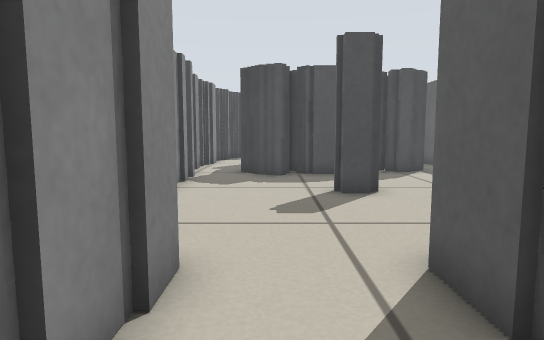
View 1 (above)

22 first-person views from a walk through a robot-simulator world made for Stage. The camera is 0.39 m above the floor, tilts 6° down and sees 75° across. Floor lines are 1 m apart. The floor is counted in squares, 0.25 m on a side. Each view is taken from the middle of a square. On the plan, view 1 faces up. The plan holds only what a view shows up to about 16 squares ahead; the rest is blank. The place goes on beyond the plan. The robots in the file are not drawn.

View 2
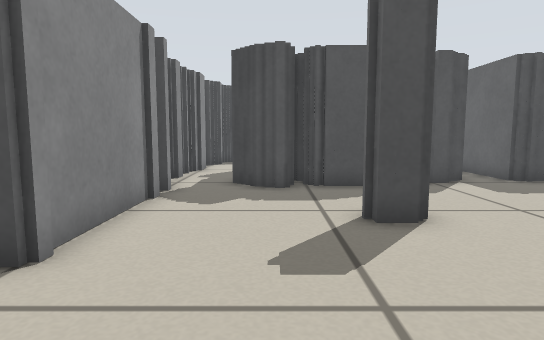

View 3
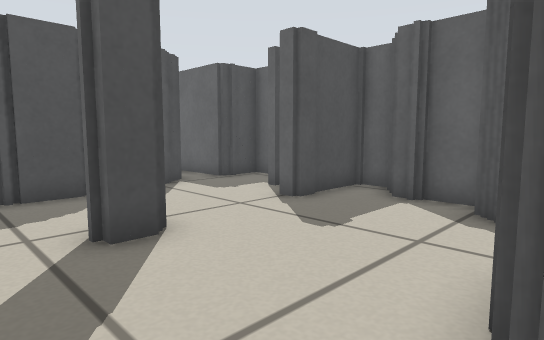

View 4
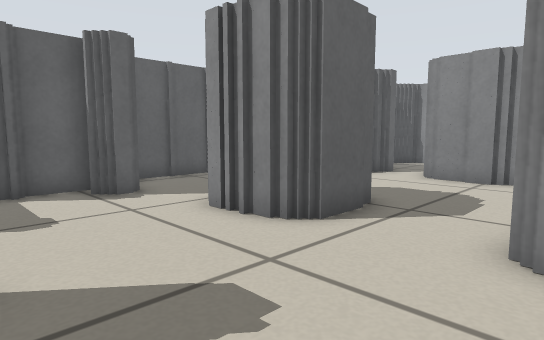

View 5
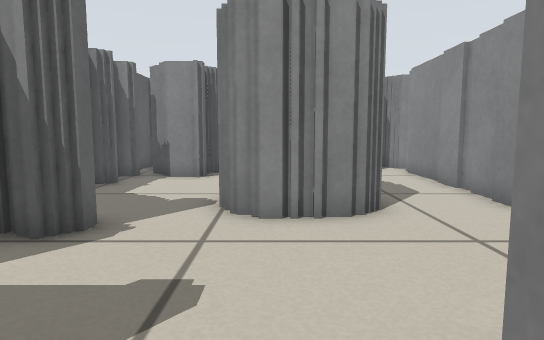

View 6
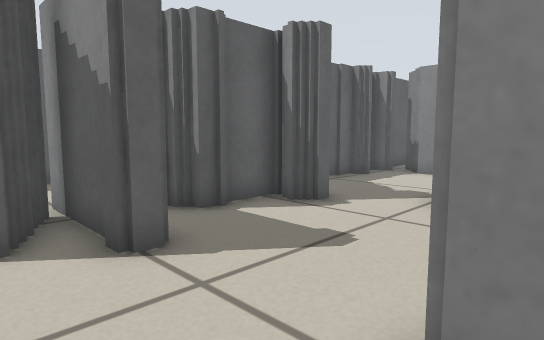

View 7
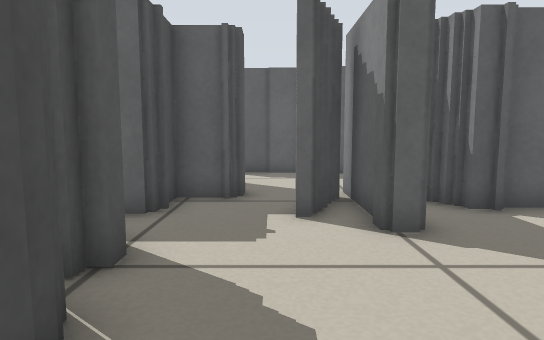

View 8
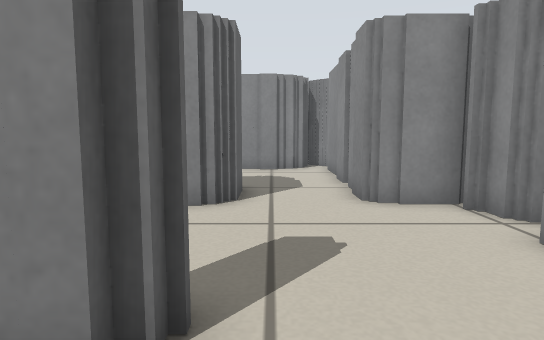

View 9
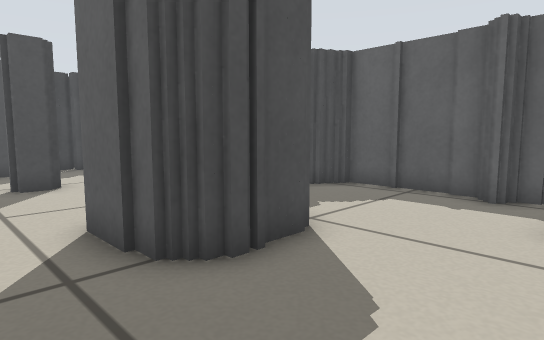

View 10
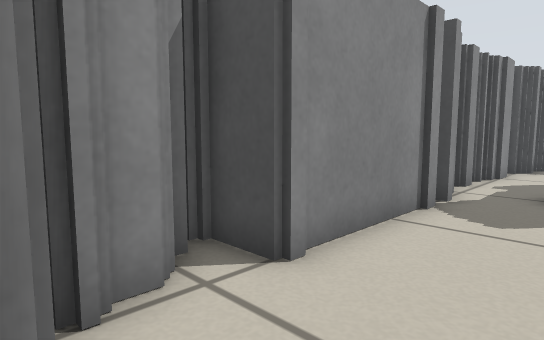

View 11
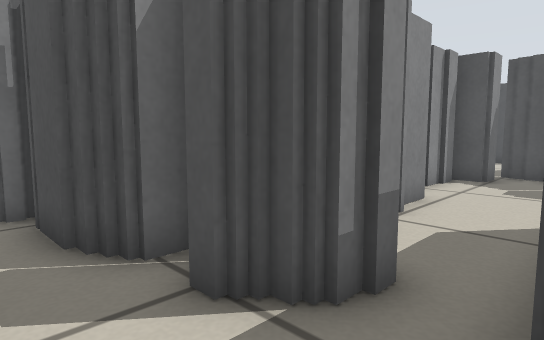

View 12
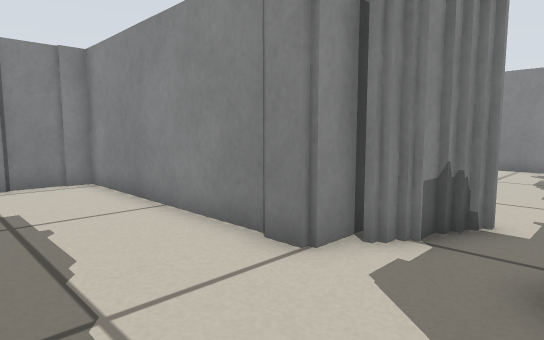

View 13
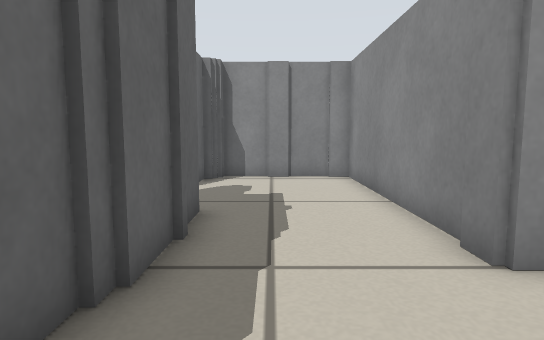

View 14
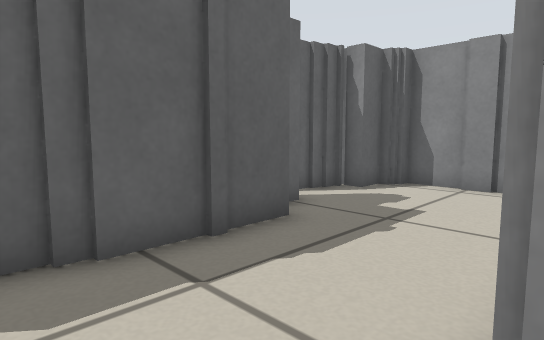

View 15
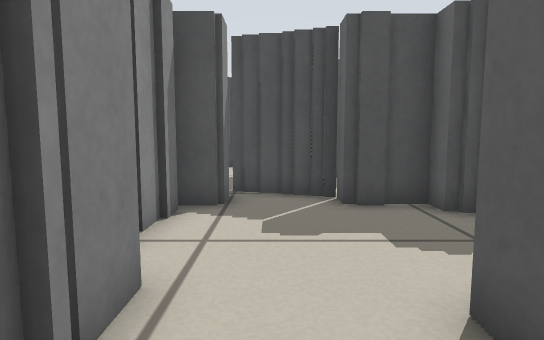

View 16
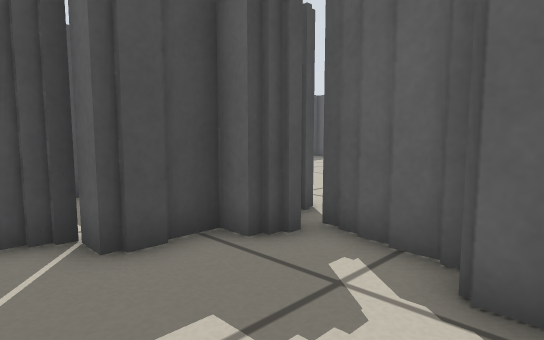

View 17
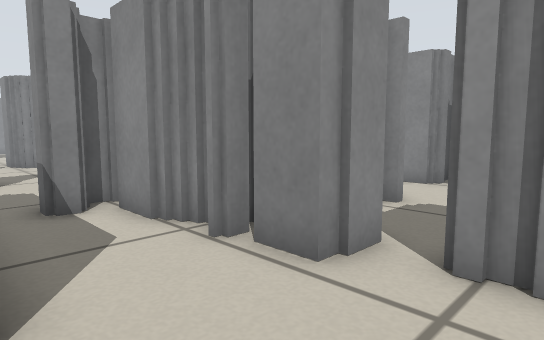

View 18
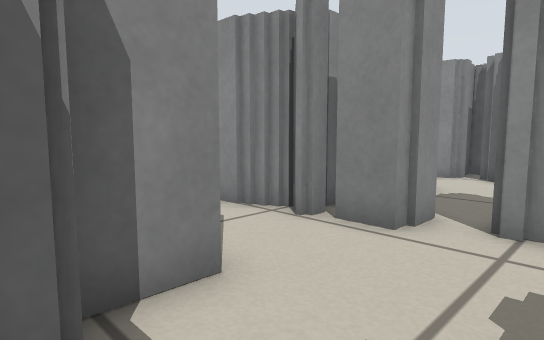

View 19
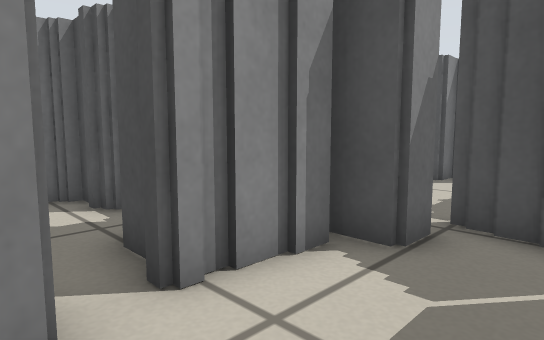

View 20
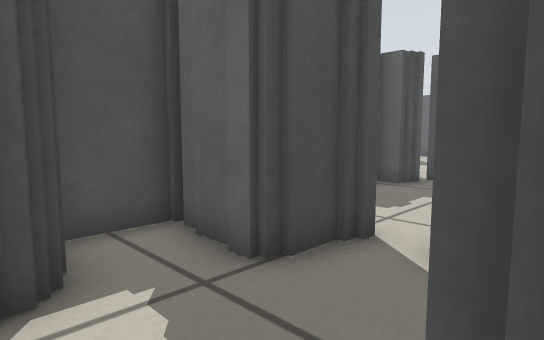

View 21
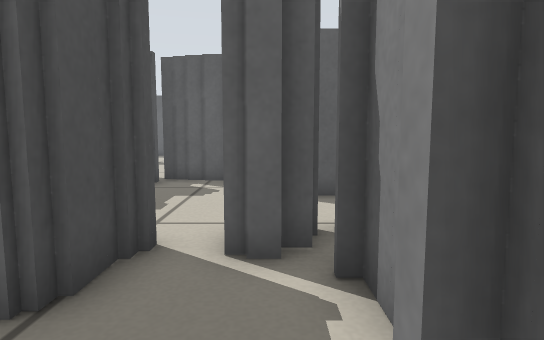

View 22
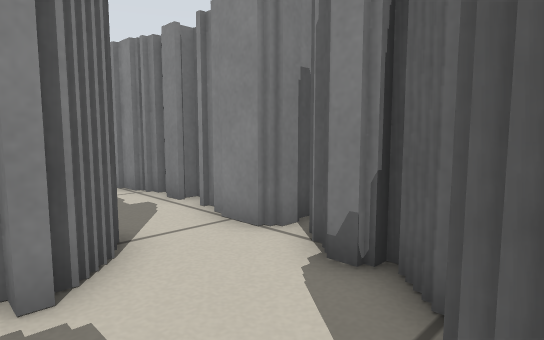

### Floor plan
Key: @ floor where view 1 was taken; # wall or solid block; x gap in a wall; . floor.
Columns run from 4 left of view 1 to 16 right of it. Each row starts with its distance up from view 1.
 26          ####
 25     ######..####
 24     #.###... ###
 23   ###.###......#
 22  ###..###.....##
 21  #......x....##
 20  #.....###..###
 19  #..######..#
 18 ##.##   ##..#
 17 ##.      #..#
 16 #..      ##.#
 15 ##.  #  ###.#
 14 ##.########.###  .
 13  #..####.....##  ..#
 12  #.................#
 11  #.........###.....#
 10  #....##...####...##
  9  #....##.....##...##
  8  #..........###...##
  7 ##..........###...##
  6 #..........####....##
  5 ##.....##..####.....#
  4  ###..####...##.....#
  3    #..####....#....##
  2    #..####... # ...#
  1    #.........#######
  0    #@........##
 -1    #..........#
 -2    #......#####
 -3    ####...###
 -4     # ##.##
 -5         .#

Where each view was taken, in squares from view 1:
view 1: 0 up, 0 right, facing up
view 2: 3 up, 0 right, facing up
view 3: 4 up, 0 right, facing up-right
view 4: 9 up, 2 left, facing down-right
view 5: 11 up, 4 right, facing down
view 6: 12 up, 2 right, facing down-right
view 7: 12 up, 1 right, facing right
view 8: 12 up, 1 right, facing down
view 9: 2 down, 0 right, facing up-right
view 10: 4 up, 0 right, facing up-left
view 11: 12 up, 8 right, facing up-left
view 12: 13 up, 14 right, facing down-left
view 13: 14 up, 13 right, facing down
view 14: 12 up, 10 right, facing down-right
view 15: 17 up, 6 right, facing up
view 16: 20 up, 6 right, facing up-right
view 17: 23 up, 8 right, facing down-left
view 18: 23 up, 10 right, facing down-left
view 19: 20 up, 7 right, facing up-left
view 20: 19 up, 1 left, facing up-right
view 21: 20 up, 1 left, facing right
view 22: 23 up, 1 right, facing down-left
